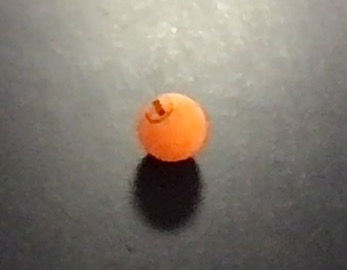
#> input picture opencv_learning/TableTennis/ball.jpg, 347 x 270 px, given in place of the camera
$ python webcam_setup.py
#> lines starting #> are read from the running program, lines starting #| are printed output that depends on the picture; after the words box and inside, x2 and y2 are one past the last pixel; in counts of white or black regions, pixels touching at a corner belong together
import cv2
import cv2 as cv
import imutils
# import matplotlib.pyplot as plt
import numpy as np

# Get boundary
# img = cv.imread('tt_table.png')
# plt.imshow(img)
# plt.show()

capture = cv.VideoCapture(0)

# [4 lines of commented-out code are left out]

eighthFrame = None
iteration = 0

while True:
    ret, frame = capture.read()
#> frame is the input picture: shape (270, 347, 3); mean B, G, R 111.1, 121, 128.6
    if not ret:
        print('something went wrong with trying to access webcam')
        break

    # Make frame gray
    # frame = cv.cvtColor(frame, cv.COLOR_BGR2GRAY)
    # frame = imutils.resize(frame, width=500)
    text = "No motion"
    gray = cv.cvtColor(frame, cv.COLOR_BGR2GRAY)
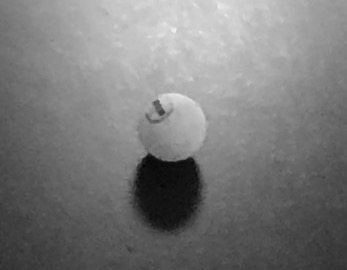
#> gray: shape (270, 347); min 4, max 243, mean 122.1
    gray = cv2.GaussianBlur(gray, (7,7), 0) # ksize originally (21,21)

    # if iteration % 8 == 0 or eighthFrame is None:
    if eighthFrame is None:
        eighthFrame = gray


    frameDelta = cv.absdiff(eighthFrame, gray)
#> frameDelta: shape (270, 347); every value is 0
    thresh = cv.threshold(frameDelta, 25, 255, cv.THRESH_BINARY)[1]

    thresh = cv.dilate(thresh, None, iterations=2)
    contours = cv.findContours(thresh.copy(), cv.RETR_EXTERNAL, cv.CHAIN_APPROX_SIMPLE)
#> contours = 0 contours
    contours = imutils.grab_contours(contours)
#> contours = []

    for contour in contours:
        if cv.contourArea(contour) < 1000: # 500 is the minimum area size
            continue
        x,y,w,h = cv.boundingRect(contour)
        cv.rectangle(frame, (x,y), (x+w,y+h), (0,255,0), 2)
        text="Motion"
#> this loop made 0 passes

    cv.putText(frame, f"Status: {text}", (10,60), cv.FONT_HERSHEY_COMPLEX, 1.5, (0,0,255), 2)
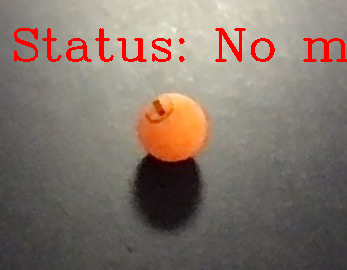
#> frame: shape (270, 347, 3); 2.84% of pixels changed, all inside (x1, y1, x2, y2) = (14, 28, 347, 62)

    # [4 lines of commented-out code are left out]
    cv.imshow('mask output', frameDelta)
    cv.imshow('mask output', frame)
    if cv.waitKey(1) == ord('q'): break
#> (key q is pressed here)
    iteration += 1

capture.release()
cv.destroyAllWindows()

$ run again, on opencv_learning/TableTennis/table.png
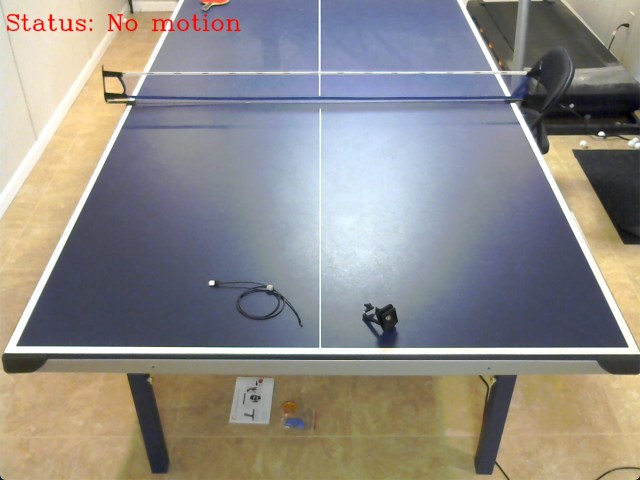
#> input picture opencv_learning/TableTennis/table.png, 1280 x 960 px, given in place of the camera (shown at 1/2 size)
#> frame is the input picture: shape (960, 1280, 3); mean B, G, R 137.2, 140.7, 143.8
#> `gray = cv.cvtColor(frame, cv.COLOR_BGR2GRAY)`:
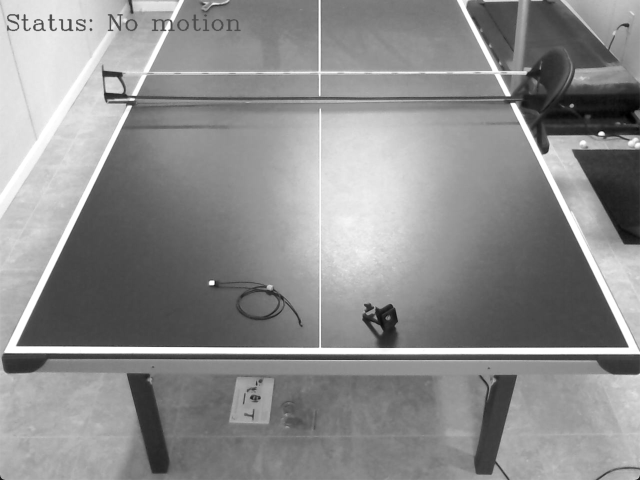
#> gray: shape (960, 1280) (shown at 1/2 size); min 0, max 255, mean 141.2
#> frameDelta: shape (960, 1280); every value is 0
#> `contours = cv.findContours(thresh.copy(), cv.RETR_EXTERNAL, cv.CHAIN_A..`: contours = 0 contours
#> `contours = imutils.grab_contours(contours)`: contours = []
#> `cv.putText(frame, f"Status: {text}", (10,60), cv.FONT_HERSHEY_COMPLEX,..`:
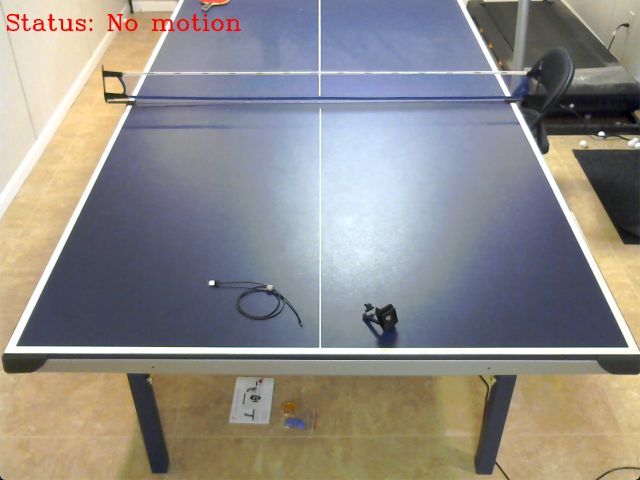
#> frame: shape (960, 1280, 3) (shown at 1/2 size); 0.19% of pixels changed, all inside (x1, y1, x2, y2) = (14, 28, 482, 62)
